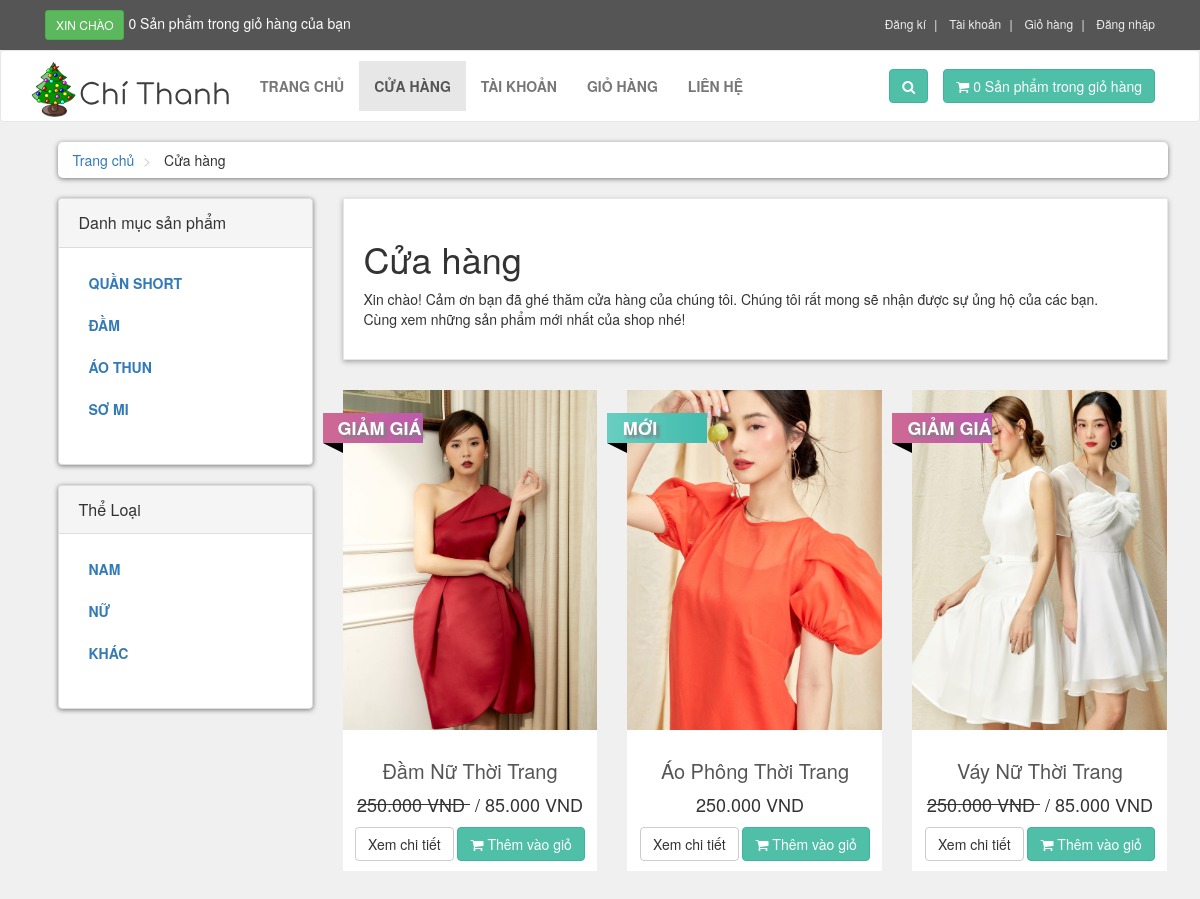
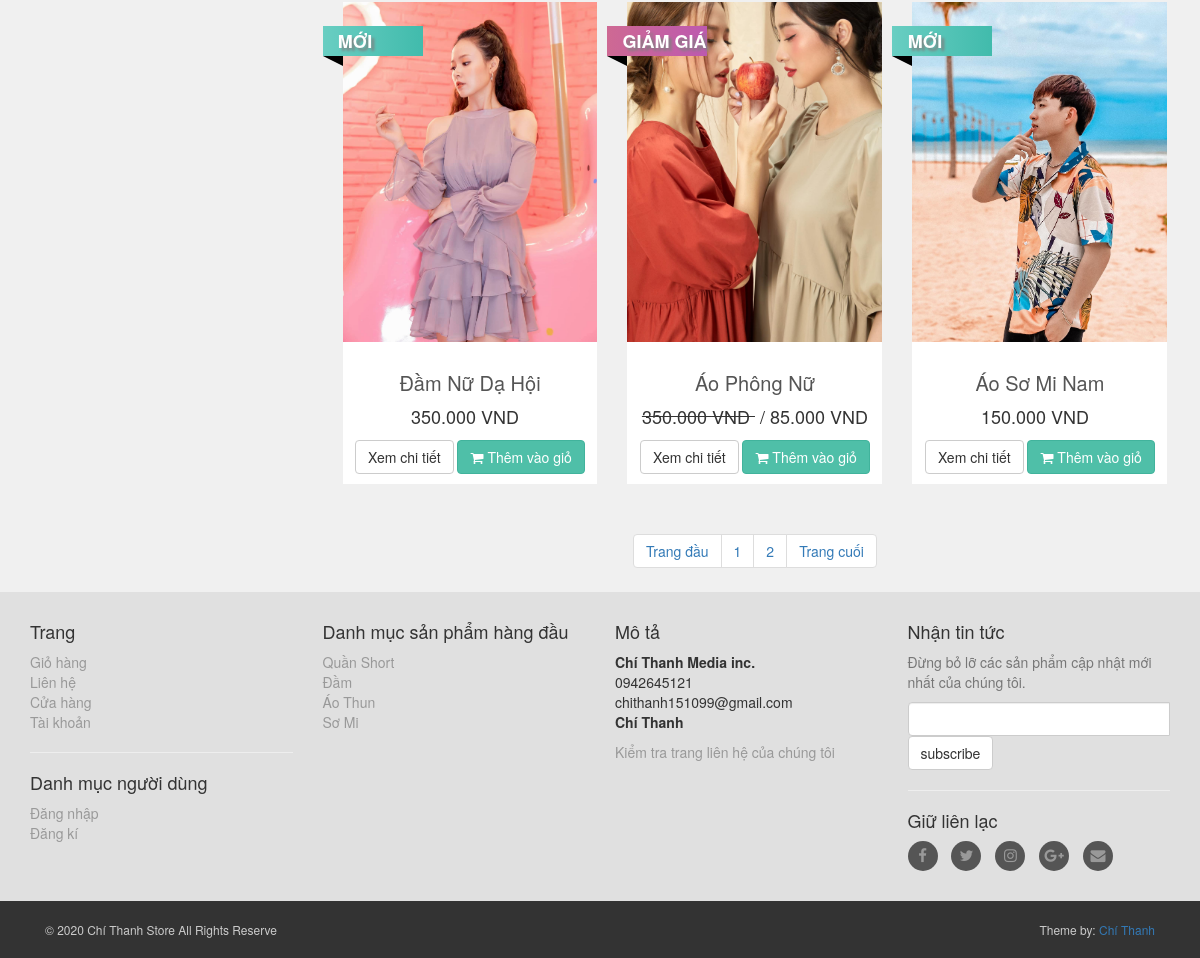
The page /shop.php on the database its author committed (2 pictures, top to bottom).
### tables this page shows
CREATE TABLE `product_categories` (
  `p_cat_id` int(10) NOT NULL,
  `p_cat_title` text NOT NULL,
  `p_cat_desc` text NOT NULL
);

CREATE TABLE `categories` (
  `cat_id` int(10) NOT NULL,
  `cat_title` text NOT NULL,
  `cat_desc` text NOT NULL
);

CREATE TABLE `products` (
  `product_id` int(10) NOT NULL,
  `p_cat_id` int(10) NOT NULL,
  `cat_id` int(10) NOT NULL,
  `date` timestamp NOT NULL DEFAULT current_timestamp() ON UPDATE current_timestamp(),
  `product_title` text NOT NULL,
  `product_img1` text NOT NULL,
  `product_img2` text NOT NULL,
  `product_img3` text NOT NULL,
  `product_price` int(10) NOT NULL,
  `product_keywords` text NOT NULL,
  `product_desc` text NOT NULL,
  `product_label` text NOT NULL,
  `product_sale` int(100) NOT NULL,
  `amount` int(10) NOT NULL
);

### shop.php (the view, shortened to what this page needs)
<?php
    include("includes/header.php");
?>
   <div id="content">
       <div class="container">
           <div class="col-md-12">
               <ul class="breadcrumb">
                   <li>
                       <a href="index.php">Trang chủ</a>
                   </li>
                   <li>
                       Cửa hàng
                   </li>
               </ul>
           </div>
           <div class="col-md-3">
   <?php
    include("includes/sidebar.php");
    ?>
           </div>
           <div class="col-md-9">
             <?php
                if(!isset($_GET['p_cat'])){
                    if(!isset($_GET['cat'])){
                      echo "
                       <div class='box'>
                           <h1>Cửa hàng</h1>
                           <p>
                               Xin chào! Cảm ơn bạn đã ghé thăm cửa hàng của chúng tôi. Chúng tôi rất mong sẽ nhận được sự ủng hộ của các bạn.
                                <br>Cùng xem những sản phẩm mới nhất của shop nhé!
                           </p>
                       </div>
                       ";
                    }
                   }
               ?>
               <div class="row">
                   <?php
                        if(!isset($_GET['p_cat'])){
                         if(!isset($_GET['cat'])){
                            $per_page=6;
                            if(isset($_GET['page'])){
                                $page = $_GET['page'];
                            }else{
                                $page=1;
                            }
                            $start_from = ($page-1) * $per_page;
                            $get_products = "select * from products order by 1 DESC LIMIT $start_from,$per_page";
                            $run_products = mysqli_query($con,$get_products);
                            while($row_products=mysqli_fetch_array($run_products)){
                                $pro_id = $row_products['product_id'];
                                $pro_title = $row_products['product_title'];
                                $pro_price = $row_products['product_price'];
                                $pro_sale_price= $row_products['product_sale'];
                                $product_price_format = number_format($pro_price, 0, ',', '.');
                                $product_sale_format = number_format($pro_sale_price, 0, ',', '.');
                                $pro_img1 = $row_products['product_img1'];
                                $pro_label = $row_products['product_label'];
                                if($pro_label == "Giảm Giá"){
                                    $product_price = " <del> $product_price_format VND </del>";
                                    $product_sale_price = "/ $product_sale_format VND";
                                }else{
                                    $product_price = " $product_price_format VND ";
                                    $product_sale_price = " ";
                                }
                                if($pro_label ==""){
                                }else{
                                    $product_label = "
                                        <a href='#' class='label $pro_label'>
                                            <div class='theLabel'> $pro_label </div>
                                            <div class='labelBackground'> </div>
                                        </a>
                                    ";
                                }
                                echo "
                                <div class='col-md-4 col-sm-6 center-responsive'>
                                    <div class='product'>
                                        <a href='details.php?pro_id=$pro_id'>
                                            <img class='img-responsive' src='admin_area/product_images/$pro_img1'>
                                        </a>
                                        <div class='text'>
                                            <h3>
                                                <a href='details.php?pro_id=$pro_id'>
                                                    $pro_title
                                                </a>
                                            </h3>
                                            <p class='price'>
                                           $product_price &nbsp;$product_sale_price
                                            </p>
                                            <p class='button'>
                                                <a class='btn btn-default' href='details.php?pro_id=$pro_id'>
                                                    Xem chi tiết
                                                </a>
                                                <a class='btn btn-primary' href='details.php?pro_id=$pro_id'>
                                                    <i class='fa fa-shopping-cart'></i> Thêm vào giỏ
                                                </a>
                                            </p>
                                        </div>
                                        $product_label
                                    </div>
                                </div>
                                ";
                            }
                   ?>
               </div>
               <center>
                   <ul class="pagination">
					 <?php
                    $query = "select * from products";
                    $result = mysqli_query($con,$query);
                    $total_records = mysqli_num_rows($result);
                    $total_pages = ceil($total_records / $per_page);
                        echo "
                            <li>
                                <a href='shop.php?page=1'> ".'Trang đầu'." </a>
                            </li>
                        ";
                        for($i=1; $i<=$total_pages; $i++){
                              echo "
                            <li>
                                <a href='shop.php?page=".$i."'> ".$i." </a>
                            </li>
                        ";
                        };
                        echo "
                            <li>
                                <a href='shop.php?page=$total_pages'> ".'Trang cuối'." </a>
                            </li>
                        ";
					    	}
						}
					 ?>
                   </ul>
               </center>
           </div>
       </div>
   </div>
   <?php
    include("includes/footer.php");
    ?>
</body>
</html>

### functions/functions.php (shortened to what this page needs)
<?php
$db = mysqli_connect("localhost","root","","ecom_store");
mysqli_set_charset($db, 'UTF8');
function getRealIpUser(){
    switch(true){
            default : return $_SERVER['REMOTE_ADDR'];
    }
}
function getPCats(){
    global $db;
    $get_p_cats = "select * from product_categories";
    $run_p_cats = mysqli_query($db,$get_p_cats);
    while($row_p_cats=mysqli_fetch_array($run_p_cats)){
        $p_cat_id = $row_p_cats['p_cat_id'];
        $p_cat_title = $row_p_cats['p_cat_title'];
        echo "
            <li>
                <a href='shop.php?p_cat=$p_cat_id'> $p_cat_title </a>
            </li>
        ";
    }
}
function getCats(){
    global $db;
    $get_cats = "select * from categories";
    $run_cats = mysqli_query($db,$get_cats);
    while($row_cats=mysqli_fetch_array($run_cats)){
        $cat_id = $row_cats['cat_id'];
        $cat_title = $row_cats['cat_title'];
        echo "
            <li>
                <a href='shop.php?cat=$cat_id'> $cat_title </a>
            </li>
        ";
    }
}
    function items(){
        global $db;
        $ip_add = getRealIpUser();
        $get_items = "select * from cart where ip_add='$ip_add'";
        $run_items = mysqli_query($db,$get_items);
        $count_items = mysqli_num_rows($run_items);
        echo $count_items;
    }
?>

### includes/footer.php (shortened to what this page needs)
<div id="footer">
    <div class="container">
        <div class="row">
            <div class="col-sm-6 col-md-3">
                <h4>Trang</h4>
                <ul>
                    <li><a href="cart.php">Giỏ hàng</a></li>
                    <li><a href="contact.php">Liên hệ</a></li>
                    <li><a href="shop.php">Cửa hàng</a></li>
                    <li><a href="customer/my_account.php">Tài khoản</a></li>
                </ul>
                <hr>
                <h4>Danh mục người dùng</h4>
                <ul>
                    <?php
                        if(!isset($_SESSION['customer_email'])){
                            echo "<a href='checkout.php'> Đăng nhập </a>";
                        }else{
                            echo "<a href='logout.php'> Đăng xuất </a>";
                        }
                    ?>
                    <li>
                    <?php
                        if(!isset($_SESSION['customer_email'])){
                            echo "<a href='customer_register.php'> Đăng kí </a>";
                        }
                    ?>
                    </li>
                </ul>
            </div>
            <div class="com-sm-6 col-md-3">
                <h4>Danh mục sản phẩm hàng đầu</h4>
                <ul>
                    <?php
                        $get_p_cats = "select * from product_categories";
                        $run_p_cats = mysqli_query($con,$get_p_cats);
                        while($row_p_cats=mysqli_fetch_array($run_p_cats)){
                            $p_cat_title = $row_p_cats['p_cat_title'];
                            echo "
                                <li>
                                    <a href='shop.php?p_cat_id'>
                                        $p_cat_title
                                    </a>
                                </li>
                            ";
                        }
                    ?>
                </ul>
            </div>
            <div class="col-sm-6 col-md-3">
                <h4>Mô tả</h4>
                <p>
                    <strong>Chí Thanh Media inc.</strong>
                    <br/>0942645121
                    <br/>chithanh151099@gmail.com
                    <br/><strong>Chí Thanh</strong>
                </p>
                <a href="contact.php">Kiểm tra trang liên hệ của chúng tôi</a>
            </div>
            <div class="col-sm-6 col-sm-3">
                <h4>Nhận tin tức</h4>
                <p class="text-muted">
                Đừng bỏ lỡ các sản phẩm cập nhật mới nhất của chúng tôi.
                </p>
                <form action="https://google.com" method="post" target="popupwindow" onsubmit="window.open('https:/youtube.com'scrollbars=yes,width=550,height=520');return true" method="post">
                    <div class="input-group">
                        <input type="text" class="form-control" name="email">
                        <span class="input-group-bin">
                            <input type="submit" value="subscribe" class="btn btn-default">
                        </span>
                    </div>
                </form>
                <hr>
                <h4>Giữ liên lạc</h4>
                <p class="social">
                    <a href="https://www.facebook.com/" class="fa fa-facebook"></a>
                    <a href="https://twitter.com/" class="fa fa-twitter"></a>
                    <a href="https://www.instagram.com/" class="fa fa-instagram"></a>
                    <a href="https://www.google.co.uk/?gws_rd=ssl" class="fa fa-google-plus"></a>
                    <a href="https://mail.google.com/" class="fa fa-envelope"></a>
                </p>
            </div>
        </div>
    </div>
</div>
<div id="copyright">
    <div class="container">
        <div class="col-md-6">
            <p class="pull-left">&copy; 2020 Chí Thanh Store All Rights Reserve</p>
        </div>
        <div class="col-md-6">
            <p class="pull-right">Theme by: <a href="#">Chí Thanh</a></p>
        </div>
    </div>
</div>

### styles/style.css (style rules this page uses)
body { font-size: 14px; line-height: 1.42857143; color: #333333; background: #f0f0f0; overflow-x: hidden; }
.btn-primary { color: rgb(255, 255, 255); background: rgb(79, 191, 168); border-color: rgb(65, 179, 156); }
.box { background: #ffffff; margin: 0 0 30px; border: solid 1px #e6e6e6; box-sizing: border-box; padding: 20px; box-shadow: 0px 2px 5px rgba(0, 0, 0, .3); }
#content { padding-left: 25px; }
#content .product { background: #ffffff; border: soild 1px #e6e6e6; margin-bottom: 30px; box-sizing:border-box; }
#content .product .text { padding: 10px 10px 0px; }
#content .product .text p.price { font-size: 18px; text-align: center; font-weight: 400; }
#content .product .text .button { text-align: center; clear: both; }
#content .product .text .button .btn { margin-bottom:10px; }
#content .product .text h3 { text-align: center; font-size: 20px; }
#content .product .text h3 a { color: rgb(85, 85, 85) }
#content .panel.sidebar-menu ul.nav.category-menu li a { text-transform: uppercase; font-weight:600; }
#footer { background: #e0e0e0; padding: 20px 0px; }
#footer a { color:#999999; padding: 0; text-decoration:none; }
#footer ul { list-style: none; padding-left: 0px; }
#footer .social { text-align: left; }
#footer .social a { margin: 0px 10px 0px 0px; display: inline-block; width: 30px; height:30px; border-radius: 15px; line-height:30px; font-size:15px; text-align:center; vertical-align: bottom; background: #555555; text-decoration:none; }
#copyright { background:#333333; color: #cccccc; padding: 20px 0px; font-size: 12px; }
#copyright p { margin: 0px; }
.breadcrumb { padding: 8px 15px; margin-bottom: 20px; background: #ffffff; border-radius: 5px; box-shadow: 0px 1px 5px rgba(0, 0, 0, .5); }
.breadcrumb> li + li:before { content: ">\00a0"; color: #cccccc; }
.product a img.img-responsive { height:340px; width: 100%; object-fit: cover; }
.label { color: #000; text-transform: uppercase; font-size: 18px; font-weight: 700; position: absolute; top: 10px; padding-left: 51px; z-index: 20; }
.label .theLabel { position: relative; width: 100px; padding: 6px 50px 6px 15px; margin: 10px 50px 10px -71px; color: #fff; text-shadow: 3px 3px 3px grey; }
.label.Giảm.Giá .theLabel { background: linear-gradient(90deg, #ce6993 0%, #bd59af 100%); }
.label.Mới .theLabel { background: linear-gradient(90deg, #69cec2 0%, #41bbac 100%); }
.label .theLabel:before, .label .theLabel:after { content: ""; position: absolute; width: 0; height: 0; }
.label .theLabel:after { left: 0; top: 100%; border-width: 5px 10px; border-style: solid; border-color: #000 #000 transparent transparent; }

### rows shown on the page
product_categories: p_cat_title "QUẦN SHORT", p_cat_title "Quần Short"
product_categories: p_cat_title "ĐẦM", p_cat_title "Đầm"
product_categories: p_cat_title "ÁO THUN", p_cat_title "Áo Thun"
product_categories: p_cat_title "SƠ MI", p_cat_title "Sơ Mi"
categories: cat_title "NAM"
categories: cat_title "NỮ"
categories: cat_title "KHÁC"
products: product_img1 (picture), product_title "Đầm Nữ Thời Trang", product_price "250.000", product_sale "/ 85.000 VND", product_label "GIẢM GIÁ"
products: product_img1 (picture), product_title "Áo Phông Thời Trang", product_price "250.000 VND", product_label "MỚI"
products: product_img1 (picture), product_title "Váy Nữ Thời Trang", product_price "250.000", product_sale "/ 85.000 VND", product_label "GIẢM GIÁ"
products: product_img1 (picture), product_title "Đầm Nữ Dạ Hội", product_price "350.000 VND", product_label "MỚI"
products: product_img1 (picture), product_title "Áo Phông Nữ", product_price "350.000", product_sale "/ 85.000 VND", product_label "GIẢM GIÁ"
products: product_img1 (picture), product_title "Áo Sơ Mi Nam", product_price "150.000 VND", product_label "MỚI"

### other values the page prints
$count_items "0 0"
